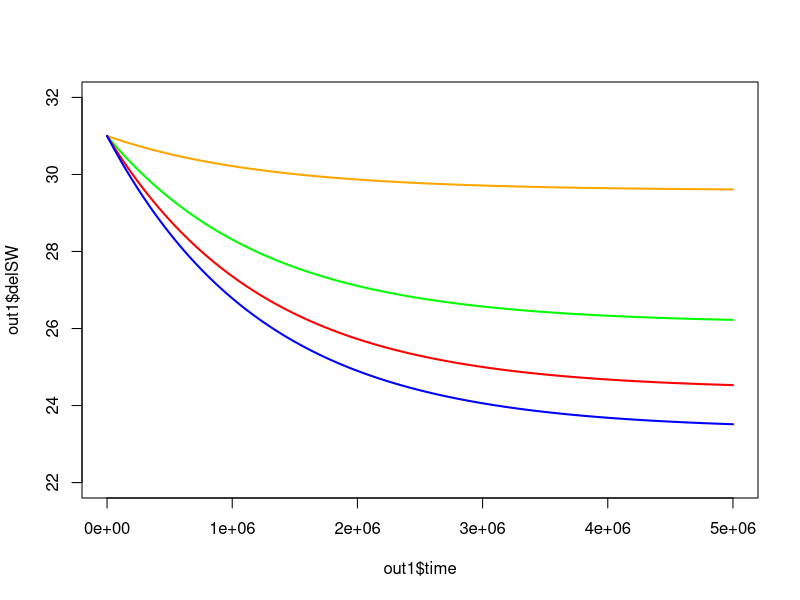

The R script that drew this image:
#### Li Cycle Model ####

# import the deSolve library to numerically solve system
library(deSolve)

#### set model parameter values ####

# input and output fluxes
f_riv <- 1 # river
f_ht <- 1.3 # hydrothermal vent
f_sr <- 0.6 # subduction reflux
f_sc <- f_riv + f_ht + f_sr # Li sink into clays; clay formation during seafloor alteration and sediment diagenesis 

# isotope ratios (isotopic composition) of input and output fluxes
driv <- c(20, 10, 5, 2) # riverine 
d_ht <- 8 # hydrothermal vent
d_sr <- 15 # subduction reflux 

# constant seawater total Li
N <- 3.6e6

# state variables for solver input
state <- c(delSW = 31)

# model equation for solver input
Lithium <- function(t, state, parameters) {
  with(as.list(c(state, parameters)),{
    
    # isotope composition of clay sink defined here as it varies with delSW
    d_sc <- delSW - 16
    
    # rate of change
    ddelSW <- 1/N * (f_riv*(d_riv - delSW) + f_ht*(d_ht - delSW) + f_sr*(d_sr - delSW) + f_sc*(delSW - d_sc))
    
    # return the rate of change
    list(c(ddelSW))
  }) 
}

# set times parameter to output every 10 steps; for solver input
times <- seq(0, 5000000, 10000)

# d_riv = 20
d_riv <- driv[1]
parameters <- c(f_riv, f_ht, f_sr, f_sc, d_riv, d_ht, d_sr, N)
out1 <- ode(y=state, times=times, func=Lithium, parms=parameters)
out1 <- data.frame(out1)

# d_riv = 10
d_riv <- driv[2]
parameters <- c(f_riv, f_ht, f_sr, f_sc, d_riv, d_ht, d_sr, N)
out2 <- ode(y=state, times=times, func=Lithium, parms=parameters)
out2 <- data.frame(out2)

# d_riv = 5
d_riv <- driv[3]
parameters <- c(f_riv, f_ht, f_sr, f_sc, d_riv, d_ht, d_sr, N)
out3 <- ode(y=state, times=times, func=Lithium, parms=parameters)
out3 <- data.frame(out3)

# d_riv = 2
d_riv <- driv[4]
parameters <- c(f_riv, f_ht, f_sr, f_sc, d_riv, d_ht, d_sr, N)
out4 <- ode(y=state, times=times, func=Lithium, parms=parameters)
out4 <- data.frame(out4)

# plot resulting data with matplot function
plot(x=out1$time, y=out1$delSW, type="l", lwd=2, col="orange", ylim=c(22, 32))
lines(x=out1$time, y=out2$delSW, type="l", lwd=2, col="green")
lines(x=out1$time, y=out3$delSW, type="l", lwd=2, col="red")
lines(x=out1$time, y=out4$delSW, type="l", lwd=2, col="blue")
